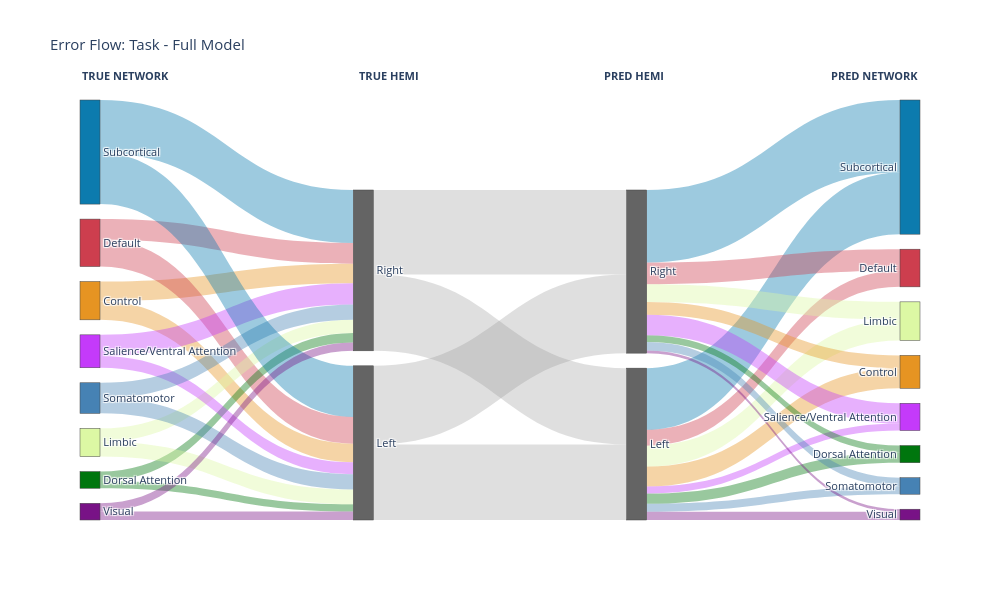

Notebook cell for this chart:
### Code cell
# Generate Sankey for Task
df_task = create_sankey_data(task_true_labels_full, task_predictions_full, region_info_full)
fig_task = build_sankey_figure(df_task, 'Error Flow: Task - Full Model')
fig_task.show()

print("\n" + "="*80)
print("SANKEY INSIGHT:")
print("Subcortical regions dominate error flows in both conditions.")
print("Cross-hemisphere flows (Left→Right, Right→Left) are substantial.")
print("="*80)

### Figure 1 — Plotly figure (JSON) as saved in the notebook; plotly's stock layout.template omitted (floating-point values rounded to 4 significant figures)
{"data": [{"link": {"color": ["rgba(230, 148, 34,0.4)", "rgba(230, 148, 34,0.4)", "rgba(205, 62, 78,0.4)", "rgba(205, 62, 78,0.4)", "rgba(0, 118, 14,0.4)", "rgba(0, 118, 14,0.4)", "rgba(220, 248, 164,0.4)", "rgba(220, 248, 164,0.4)", "rgba(196, 58, 250,0.4)", "rgba(196, 58, 250,0.4)", "rgba(70, 130, 180,0.4)", "rgba(70, 130, 180,0.4)", "rgba(12, 123, 174,0.4)", "rgba(12, 123, 174,0.4)", "rgba(120, 18, 134,0.4)", "rgba(120, 18, 134,0.4)", "rgba(150,150,150,0.3)", "rgba(150,150,150,0.3)", "rgba(150,150,150,0.3)", "rgba(150,150,150,0.3)", "rgba(230, 148, 34,0.4)", "rgba(205, 62, 78,0.4)", "rgba(0, 118, 14,0.4)", "rgba(220, 248, 164,0.4)", "rgba(196, 58, 250,0.4)", "rgba(70, 130, 180,0.4)", "rgba(12, 123, 174,0.4)", "rgba(120, 18, 134,0.4)", "rgba(230, 148, 34,0.4)", "rgba(205, 62, 78,0.4)", "rgba(0, 118, 14,0.4)", "rgba(220, 248, 164,0.4)", "rgba(196, 58, 250,0.4)", "rgba(70, 130, 180,0.4)", "rgba(12, 123, 174,0.4)", "rgba(120, 18, 134,0.4)"], "source": [0, 0, 1, 1, 2, 2, 3, 3, 4, 4, 5, 5, 6, 6, 7, 7, 8, 8, 9, 9, 10, 10, 10, 10, 10, 10, 10, 10, 11, 11, 11, 11, 11, 11, 11, 11], "target": [8, 9, 8, 9, 8, 9, 8, 9, 8, 9, 8, 9, 8, 9, 8, 9, 10, 11, 10, 11, 12, 13, 14, 15, 16, 17, 18, 19, 12, 13, 14, 15, 16, 17, 18, 19], "value": [295, 312, 424, 328, 115, 150, 235, 212, 188, 334, 244, 241, 810, 840, 133, 132, 1197, 1247, 1210, 1339, 317, 254, 164, 330, 110, 125, 976, 131, 204, 343, 109, 281, 322, 136, 1151, 40]}, "node": {"color": ["rgb(230, 148, 34)", "rgb(205, 62, 78)", "rgb(0, 118, 14)", "rgb(220, 248, 164)", "rgb(196, 58, 250)", "rgb(70, 130, 180)", "rgb(12, 123, 174)", "rgb(120, 18, 134)", "rgb(100,100,100)", "rgb(100,100,100)", "rgb(100,100,100)", "rgb(100,100,100)", "rgb(230, 148, 34)", "rgb(205, 62, 78)", "rgb(0, 118, 14)", "rgb(220, 248, 164)", "rgb(196, 58, 250)", "rgb(70, 130, 180)", "rgb(12, 123, 174)", "rgb(120, 18, 134)"], "label": ["Control", "Default", "Dorsal Attention", "Limbic", "Salience/Ventral Attention", "Somatomotor", "Subcortical", "Visual", "Left", "Right", "Left", "Right", "Control", "Default", "Dorsal Attention", "Limbic", "Salience/Ventral Attention", "Somatomotor", "Subcortical", "Visual"], "pad": 15, "thickness": 20}, "type": "sankey"}], "layout": {"annotations": [{"showarrow": false, "text": "<b>TRUE NETWORK</b>", "x": 0, "xref": "paper", "y": 1.08, "yref": "paper"}, {"showarrow": false, "text": "<b>TRUE HEMI</b>", "x": 0.33, "xref": "paper", "y": 1.08, "yref": "paper"}, {"showarrow": false, "text": "<b>PRED HEMI</b>", "x": 0.66, "xref": "paper", "y": 1.08, "yref": "paper"}, {"showarrow": false, "text": "<b>PRED NETWORK</b>", "x": 1, "xref": "paper", "y": 1.08, "yref": "paper"}], "font": {"size": 11}, "height": 600, "title": {"text": "Error Flow: Task - Full Model"}, "width": 1000}}
